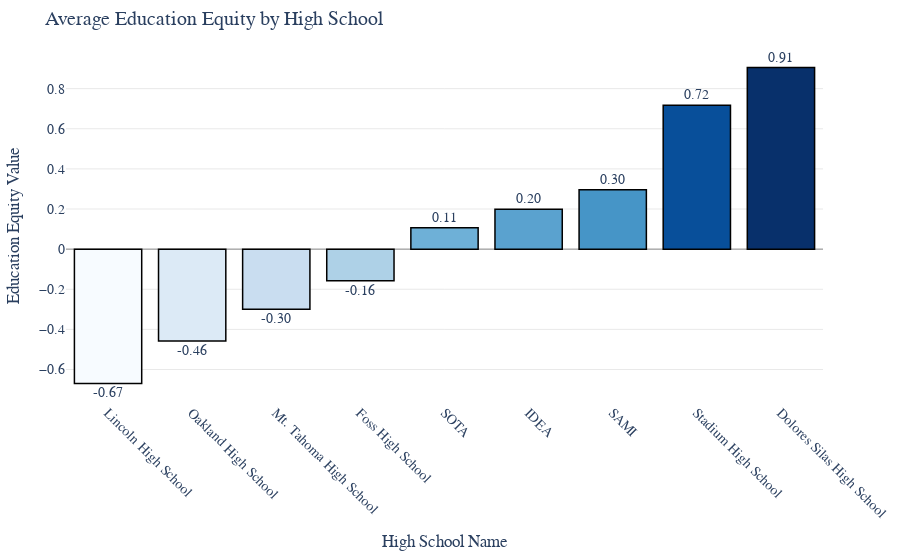

Notebook cell for this chart:
### Markdown cell above
### Findings
#### Research Question 1: *How does the funding vary across the high schools within the Tacoma Public School District?*
To answer this question, I need to combine two CSV files containing different sets of data: one with the equity index and the other with block group IDs linked to each high school. The block group ID data was obtained from the Tacoma Open Data portal (https://data.cityoftacoma.org/datasets/8295bb884da94fe18a39e386a3cbd445_2/explore?location=47.224609%2C-122.420880%2C17.44). Since there was no specific data available on the exact funding of each school, I chose to use the equity index as a proxy for funding disparities. This index includes both economic and education-related factors, which will allow me to assess which schools are likely to be funded higher or lower based on these characteristics. By incorporating these factors into my analysis, I can make a more informed judgment about how funding disparities may affect different high schools in the Tacoma Public School District.

### Code cell
import pandas as pd
import plotly.express as px

# Load the two CSV files into pandas DataFrames
equity_df = pd.read_csv('Equity_Index_2020_(Tacoma)_-_Data.csv')
highschool_df = pd.read_csv('TPS HighSchool BlockGroupID - Sheet1.csv')

# Strip any extra spaces in the column names to avoid mismatches
equity_df.columns = equity_df.columns.str.strip()
highschool_df.columns = highschool_df.columns.str.strip()

# Merge the two dataframes on the 'geoid' and 'Block Group ID' columns
merged_df = pd.merge(
    highschool_df[['Block Group ID', 'High School Name']],  # Include only relevant columns
    equity_df[['geoid', 'education_value']],
    left_on='Block Group ID',
    right_on='geoid',
    how='left'
)

# Group by 'High School Name' and calculate the average education_value for each school
bar_data = merged_df.groupby('High School Name')['education_value'].mean()

# Sort the data from lowest to highest education value
bar_data = bar_data.sort_values()

# Create a Plotly bar chart
fig = px.bar(
    bar_data,
    x=bar_data.index,
    y=bar_data.values,
    title='Average Education Equity by High School',
    labels={'x': 'High School Name', 'y': 'Education Equity Value'},
    text=bar_data.values,
    color=bar_data.values,
    color_continuous_scale='Blues'  # Apply a color scale
)

# Enhance the chart with customizations
fig.update_traces(
    texttemplate='%{text:.2f}', 
    textposition='outside',
    marker_line_width=1.5, 
    marker_line_color='black'
)
fig.update_layout(
    xaxis_title='High School Name',
    yaxis_title='Education Equity Value',
    xaxis=dict(tickangle=45),  # Rotate x-axis labels for readability
    title_font=dict(size=20, family='Arial, bold'),
    font=dict(size=14, family='Arial'),
    plot_bgcolor='rgba(0,0,0,0)',  # Transparent background
    paper_bgcolor='rgba(0,0,0,0)',  # Transparent container
    coloraxis_showscale=False,  # Hide the color scale
    margin=dict(l=50, r=50, t=50, b=100)  # Adjust margins for better spacing
)
fig.update_layout(
    xaxis_title='High School Name',
    yaxis_title='Education Equity Value',
    xaxis=dict(
        tickangle=45,  # Rotate x-axis labels for readability
        showgrid=False  # Disable gridlines for the x-axis
    ),
    yaxis=dict(
        showgrid=True,  # Enable gridlines for the y-axis
        gridcolor='lightgray',  # Set gridline color to light gray
        gridwidth=1,  # Set gridline thickness
        zeroline=True,  # Enable zero gridline
        zerolinecolor='black',  # Set the color of the zero gridline
        zerolinewidth=0.5  # Set the thickness of the zero gridline
    ),
    title_font=dict(size=20, family='Arial, bold'),
    font=dict(size=14, family='Arial'),
    plot_bgcolor='rgba(255,255,255,1)',  # White background for clarity
    paper_bgcolor='rgba(0,0,0,0)',  # Transparent container
    coloraxis_showscale=False,  # Hide the color scale
    margin=dict(l=50, r=50, t=50, b=100)  # Adjust margins for better spacing
)
fig.update_layout(
    xaxis_title='High School Name',
    yaxis_title='Education Equity Value',
    xaxis=dict(
        tickangle=45,  # Rotate x-axis labels for readability
        showgrid=False  # Disable gridlines for the x-axis
    ),
    yaxis=dict(
        showgrid=True,  # Enable gridlines for the y-axis
        gridcolor='lightgray',  # Set gridline color to light gray
        gridwidth=0.5  # Set gridline thickness
    ),
    title_font=dict(size=20, family='Arial, bold'),
    font=dict(size=14, family='Arial'),
    plot_bgcolor='rgba(255,255,255,1)',  # White background for clarity
    paper_bgcolor='rgba(0,0,0,0)',  # Transparent container
    coloraxis_showscale=False,  # Hide the color scale
    margin=dict(l=50, r=50, t=50, b=100)  # Adjust margins for better spacing
)


# Display the bar chart
fig.show()

# Save the sorted merged data to a new CSV file
merged_df.to_csv('Sorted_Merged_Schools_Education_Equity.csv', index=False)

### Figure 1 — Plotly figure (JSON) as saved in the notebook; plotly's stock layout.template omitted (floating-point values rounded to 4 significant figures)
{"data": [{"alignmentgroup": "True", "hovertemplate": "High School Name=%{x}<br>Education Equity Value=%{y}<br>text=%{text}<br>color=%{marker.color}<extra></extra>", "legendgroup": "", "marker": {"color": [-0.6694, -0.458, -0.299, -0.1575, 0.1067, 0.199, 0.2964, 0.7176, 0.9051], "coloraxis": "coloraxis", "line": {"color": "black", "width": 1.5}, "pattern": {"shape": ""}}, "name": "", "offsetgroup": "", "orientation": "v", "showlegend": false, "text": [-0.6694, -0.458, -0.299, -0.1575, 0.1067, 0.199, 0.2964, 0.7176, 0.9051], "textposition": "outside", "texttemplate": "%{text:.2f}", "type": "bar", "x": ["Lincoln High School", "Oakland High School", "Mt. Tahoma High School", "Foss High School", "SOTA", "IDEA", "SAMI", "Stadium High School", "Dolores Silas High School"], "xaxis": "x", "y": [-0.6694, -0.458, -0.299, -0.1575, 0.1067, 0.199, 0.2964, 0.7176, 0.9051], "yaxis": "y"}], "layout": {"autosize": true, "barmode": "relative", "coloraxis": {"colorbar": {"title": {"text": "color"}}, "colorscale": [[0, "rgb(247,251,255)"], [0.125, "rgb(222,235,247)"], [0.25, "rgb(198,219,239)"], [0.375, "rgb(158,202,225)"], [0.5, "rgb(107,174,214)"], [0.625, "rgb(66,146,198)"], [0.75, "rgb(33,113,181)"], [0.875, "rgb(8,81,156)"], [1, "rgb(8,48,107)"]], "showscale": false}, "font": {"family": "Arial", "size": 14}, "legend": {"tracegroupgap": 0}, "margin": {"b": 100, "l": 50, "r": 50, "t": 50}, "paper_bgcolor": "rgba(0, 0, 0, 0)", "plot_bgcolor": "rgba(255,255,255,1)", "title": {"font": {"family": "Arial, bold", "size": 20}, "text": "Average Education Equity by High School"}, "xaxis": {"anchor": "y", "autorange": true, "domain": [0, 1], "range": [-0.5, 8.5], "showgrid": false, "tickangle": 45, "title": {"text": "High School Name"}, "type": "category"}, "yaxis": {"anchor": "x", "autorange": true, "domain": [0, 1], "gridcolor": "lightgray", "gridwidth": 0.5, "range": [-0.7569, 0.9926], "showgrid": true, "title": {"text": "Education Equity Value"}, "type": "linear", "zeroline": true, "zerolinecolor": "black", "zerolinewidth": 0.5}}}
